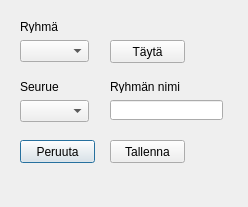
<?xml version="1.0" encoding="UTF-8"?>
<ui version="4.0">
 <class>Dialog</class>
 <widget class="QDialog" name="Dialog">
  <property name="geometry">
   <rect>
    <x>0</x>
    <y>0</y>
    <width>248</width>
    <height>207</height>
   </rect>
  </property>
  <property name="windowTitle">
   <string>Dialog</string>
  </property>
  <widget class="QComboBox" name="editGroupComboBox">
   <property name="geometry">
    <rect>
     <x>20</x>
     <y>40</y>
     <width>69</width>
     <height>22</height>
    </rect>
   </property>
  </widget>
  <widget class="QComboBox" name="editGroupPartyComboBox">
   <property name="geometry">
    <rect>
     <x>20</x>
     <y>100</y>
     <width>69</width>
     <height>22</height>
    </rect>
   </property>
  </widget>
  <widget class="QPushButton" name="editGroupCancelPushButton">
   <property name="geometry">
    <rect>
     <x>20</x>
     <y>140</y>
     <width>75</width>
     <height>23</height>
    </rect>
   </property>
   <property name="text">
    <string>Peruuta</string>
   </property>
   <property name="default">
    <bool>true</bool>
   </property>
  </widget>
  <widget class="QPushButton" name="editGroupSavePushButton">
   <property name="geometry">
    <rect>
     <x>110</x>
     <y>140</y>
     <width>75</width>
     <height>23</height>
    </rect>
   </property>
   <property name="text">
    <string>Tallenna</string>
   </property>
  </widget>
  <widget class="QLineEdit" name="editGroupNameLineEdit">
   <property name="geometry">
    <rect>
     <x>110</x>
     <y>100</y>
     <width>113</width>
     <height>20</height>
    </rect>
   </property>
  </widget>
  <widget class="QLabel" name="label">
   <property name="geometry">
    <rect>
     <x>20</x>
     <y>20</y>
     <width>47</width>
     <height>13</height>
    </rect>
   </property>
   <property name="text">
    <string>Ryhmä</string>
   </property>
  </widget>
  <widget class="QLabel" name="label_2">
   <property name="geometry">
    <rect>
     <x>20</x>
     <y>80</y>
     <width>47</width>
     <height>13</height>
    </rect>
   </property>
   <property name="text">
    <string>Seurue</string>
   </property>
  </widget>
  <widget class="QLabel" name="label_3">
   <property name="geometry">
    <rect>
     <x>110</x>
     <y>80</y>
     <width>70</width>
     <height>13</height>
    </rect>
   </property>
   <property name="text">
    <string>Ryhmän nimi</string>
   </property>
  </widget>
  <widget class="QPushButton" name="editGroupPopulatePushButton">
   <property name="geometry">
    <rect>
     <x>110</x>
     <y>40</y>
     <width>75</width>
     <height>23</height>
    </rect>
   </property>
   <property name="text">
    <string>Täytä</string>
   </property>
  </widget>
 </widget>
 <resources/>
 <connections/>
</ui>
